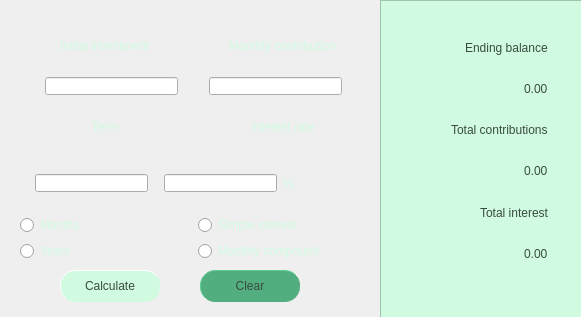
<?xml version="1.0" encoding="UTF-8"?>
<ui version="4.0">
 <class>Deposit</class>
 <widget class="QDialog" name="Deposit">
  <property name="geometry">
   <rect>
    <x>0</x>
    <y>0</y>
    <width>581</width>
    <height>317</height>
   </rect>
  </property>
  <property name="windowTitle">
   <string>Dialog</string>
  </property>
  <widget class="QWidget" name="verticalLayoutWidget">
   <property name="geometry">
    <rect>
     <x>20</x>
     <y>20</y>
     <width>349</width>
     <height>241</height>
    </rect>
   </property>
   <layout class="QVBoxLayout" name="layout_input">
    <item>
     <layout class="QHBoxLayout" name="horizontalLayout_7">
      <item alignment="Qt::AlignHCenter">
       <widget class="QLabel" name="label">
        <property name="styleSheet">
         <string notr="true">color: rgb(208, 251, 225);
font: 700 15pt &quot;Quicksand&quot;;</string>
        </property>
        <property name="text">
         <string>Initial investment</string>
        </property>
       </widget>
      </item>
      <item alignment="Qt::AlignHCenter">
       <widget class="QLabel" name="label_2">
        <property name="styleSheet">
         <string notr="true">color: rgb(208, 251, 225);
font: 700 15pt &quot;Quicksand&quot;;</string>
        </property>
        <property name="text">
         <string>Monthly contribution</string>
        </property>
       </widget>
      </item>
     </layout>
    </item>
    <item>
     <layout class="QHBoxLayout" name="horizontalLayout_6">
      <item>
       <widget class="QLineEdit" name="init_invest">
        <property name="sizePolicy">
         <sizepolicy hsizetype="Fixed" vsizetype="Fixed">
          <horstretch>0</horstretch>
          <verstretch>0</verstretch>
         </sizepolicy>
        </property>
        <property name="maximumSize">
         <size>
          <width>133</width>
          <height>16777215</height>
         </size>
        </property>
        <property name="styleSheet">
         <string notr="true">  color: rgb(208, 251, 225);
  font: 500 15pt &quot;Quicksand&quot;;
  padding-left: 5px; </string>
        </property>
        <property name="text">
         <string/>
        </property>
        <property name="alignment">
         <set>Qt::AlignRight|Qt::AlignTrailing|Qt::AlignVCenter</set>
        </property>
       </widget>
      </item>
      <item>
       <widget class="QLineEdit" name="monthly_contrib">
        <property name="sizePolicy">
         <sizepolicy hsizetype="Fixed" vsizetype="Fixed">
          <horstretch>0</horstretch>
          <verstretch>0</verstretch>
         </sizepolicy>
        </property>
        <property name="maximumSize">
         <size>
          <width>133</width>
          <height>16777215</height>
         </size>
        </property>
        <property name="styleSheet">
         <string notr="true">  color: rgb(208, 251, 225);
  font: 500 15pt &quot;Quicksand&quot;;
  padding-left: 5px; </string>
        </property>
        <property name="text">
         <string/>
        </property>
        <property name="alignment">
         <set>Qt::AlignRight|Qt::AlignTrailing|Qt::AlignVCenter</set>
        </property>
       </widget>
      </item>
     </layout>
    </item>
    <item>
     <layout class="QHBoxLayout" name="horizontalLayout_5">
      <item alignment="Qt::AlignHCenter">
       <widget class="QLabel" name="label_3">
        <property name="styleSheet">
         <string notr="true">color: rgb(208, 251, 225);
font: 700 15pt &quot;Quicksand&quot;;</string>
        </property>
        <property name="text">
         <string>Term</string>
        </property>
       </widget>
      </item>
      <item alignment="Qt::AlignHCenter">
       <widget class="QLabel" name="label_4">
        <property name="styleSheet">
         <string notr="true">color: rgb(208, 251, 225);
font: 700 15pt &quot;Quicksand&quot;;</string>
        </property>
        <property name="text">
         <string>Interest rate</string>
        </property>
       </widget>
      </item>
     </layout>
    </item>
    <item>
     <layout class="QHBoxLayout" name="horizontalLayout_4">
      <item>
       <spacer name="horizontalSpacer_2">
        <property name="orientation">
         <enum>Qt::Horizontal</enum>
        </property>
        <property name="sizeType">
         <enum>QSizePolicy::Fixed</enum>
        </property>
        <property name="sizeHint" stdset="0">
         <size>
          <width>15</width>
          <height>20</height>
         </size>
        </property>
       </spacer>
      </item>
      <item>
       <widget class="QLineEdit" name="term">
        <property name="sizePolicy">
         <sizepolicy hsizetype="Fixed" vsizetype="Fixed">
          <horstretch>0</horstretch>
          <verstretch>0</verstretch>
         </sizepolicy>
        </property>
        <property name="maximumSize">
         <size>
          <width>133</width>
          <height>16777215</height>
         </size>
        </property>
        <property name="styleSheet">
         <string notr="true">  color: rgb(208, 251, 225);
  font: 500 15pt &quot;Quicksand&quot;;
  padding-left: 5px; </string>
        </property>
        <property name="text">
         <string/>
        </property>
        <property name="alignment">
         <set>Qt::AlignRight|Qt::AlignTrailing|Qt::AlignVCenter</set>
        </property>
       </widget>
      </item>
      <item>
       <spacer name="horizontalSpacer_3">
        <property name="orientation">
         <enum>Qt::Horizontal</enum>
        </property>
        <property name="sizeType">
         <enum>QSizePolicy::Fixed</enum>
        </property>
        <property name="sizeHint" stdset="0">
         <size>
          <width>10</width>
          <height>20</height>
         </size>
        </property>
       </spacer>
      </item>
      <item>
       <widget class="QLineEdit" name="interest_rate">
        <property name="sizePolicy">
         <sizepolicy hsizetype="Fixed" vsizetype="Fixed">
          <horstretch>0</horstretch>
          <verstretch>0</verstretch>
         </sizepolicy>
        </property>
        <property name="maximumSize">
         <size>
          <width>133</width>
          <height>16777215</height>
         </size>
        </property>
        <property name="styleSheet">
         <string notr="true">  color: rgb(208, 251, 225);
  font: 500 15pt &quot;Quicksand&quot;;
  padding-left: 5px; </string>
        </property>
        <property name="text">
         <string/>
        </property>
        <property name="alignment">
         <set>Qt::AlignRight|Qt::AlignTrailing|Qt::AlignVCenter</set>
        </property>
       </widget>
      </item>
      <item>
       <widget class="QLabel" name="label_6">
        <property name="styleSheet">
         <string notr="true">  color: rgb(208, 251, 225);
  font: 500 15pt &quot;Quicksand&quot;;</string>
        </property>
        <property name="text">
         <string>%</string>
        </property>
       </widget>
      </item>
     </layout>
    </item>
    <item>
     <layout class="QHBoxLayout" name="horizontalLayout">
      <item>
       <layout class="QVBoxLayout" name="verticalLayout">
        <item>
         <widget class="QRadioButton" name="rb_months">
          <property name="styleSheet">
           <string notr="true">  color: rgb(208, 251, 225);
  font: 500 15pt &quot;Quicksand&quot;;</string>
          </property>
          <property name="text">
           <string>Months</string>
          </property>
         </widget>
        </item>
        <item>
         <widget class="QRadioButton" name="rb_years">
          <property name="styleSheet">
           <string notr="true">  color: rgb(208, 251, 225);
  font: 500 15pt &quot;Quicksand&quot;;</string>
          </property>
          <property name="text">
           <string>Years</string>
          </property>
         </widget>
        </item>
       </layout>
      </item>
      <item>
       <layout class="QVBoxLayout" name="verticalLayout_2">
        <item>
         <widget class="QRadioButton" name="rb_simple">
          <property name="styleSheet">
           <string notr="true">  color: rgb(208, 251, 225);
  font: 500 15pt &quot;Quicksand&quot;;</string>
          </property>
          <property name="text">
           <string>Simple interest</string>
          </property>
         </widget>
        </item>
        <item>
         <widget class="QRadioButton" name="rb_compound">
          <property name="styleSheet">
           <string notr="true">  color: rgb(208, 251, 225);
  font: 500 15pt &quot;Quicksand&quot;;</string>
          </property>
          <property name="text">
           <string>Monthly compound</string>
          </property>
         </widget>
        </item>
       </layout>
      </item>
     </layout>
    </item>
   </layout>
  </widget>
  <widget class="QPushButton" name="pb_calculate">
   <property name="geometry">
    <rect>
     <x>60</x>
     <y>270</y>
     <width>100</width>
     <height>32</height>
    </rect>
   </property>
   <property name="styleSheet">
    <string notr="true">

QPushButton {
background-color: rgb(208, 251, 225);
color: rgb(57, 75, 64);
  font: 500 15pt &quot;Quicksand&quot;;
border-radius: 15px;
border-style: solid;
border-top-color: white;
border-left-color: white;
border-bottom-color: rgb(208, 251, 225);
border-right-color: rgb(208, 251, 225);
border-width: 1px;
}

QPushButton::pressed { 
background-color: rgb(179, 218, 195);
border-style: solid;
border-top-color: rgb(179, 218, 195);
border-left-color: rgb(179, 218, 195);
border-bottom-color: rgb(208, 251, 225);
border-right-color: rgb(208, 251, 225);
border-width: 1px;
}

</string>
   </property>
   <property name="text">
    <string>Calculate</string>
   </property>
  </widget>
  <widget class="QPushButton" name="pb_clear">
   <property name="geometry">
    <rect>
     <x>200</x>
     <y>270</y>
     <width>100</width>
     <height>32</height>
    </rect>
   </property>
   <property name="styleSheet">
    <string notr="true">QPushButton {
  font: 500 15pt &quot;Quicksand&quot;;
border-radius: 15px;
background-color: rgb(83, 174, 127);
color: rgb(57, 75, 64);
border-style: solid;
border-top-color: rgb(94, 205, 149);
border-left-color: rgb(94, 205, 149);
border-bottom-color: rgb(83, 174, 127);
border-right-color: rgb(83, 174, 127);
border-width: 1px;
}

QPushButton::pressed { 
background-color: rgb(62, 135, 99);
border-style: solid;
border-top-color: rgb(62, 135, 99);
border-left-color:rgb(62, 135, 99);
border-bottom-color: rgb(94, 205, 149);
border-right-color: rgb(94, 205, 149);
border-width: 1px;
}


</string>
   </property>
   <property name="text">
    <string>Clear</string>
   </property>
  </widget>
  <widget class="QFrame" name="frame">
   <property name="geometry">
    <rect>
     <x>380</x>
     <y>0</y>
     <width>231</width>
     <height>441</height>
    </rect>
   </property>
   <property name="styleSheet">
    <string notr="true">background-color: rgb(208, 251, 225);</string>
   </property>
   <property name="frameShape">
    <enum>QFrame::StyledPanel</enum>
   </property>
   <property name="frameShadow">
    <enum>QFrame::Raised</enum>
   </property>
   <widget class="QWidget" name="verticalLayoutWidget_2">
    <property name="geometry">
     <rect>
      <x>20</x>
      <y>30</y>
      <width>161</width>
      <height>241</height>
     </rect>
    </property>
    <layout class="QVBoxLayout" name="layout_output">
     <item alignment="Qt::AlignRight">
      <widget class="QLabel" name="label_5">
       <property name="styleSheet">
        <string notr="true">color: rgb(57, 75, 64);
  font: 700 15pt &quot;Quicksand&quot;;
  padding-right: 10px; </string>
       </property>
       <property name="text">
        <string>Ending balance</string>
       </property>
      </widget>
     </item>
     <item alignment="Qt::AlignRight">
      <widget class="QLabel" name="res_end_balance">
       <property name="styleSheet">
        <string notr="true">color: rgb(57, 75, 64);
  font: 500 15pt &quot;Quicksand&quot;;
  padding-right: 10px; </string>
       </property>
       <property name="text">
        <string>0.00</string>
       </property>
      </widget>
     </item>
     <item alignment="Qt::AlignRight">
      <widget class="QLabel" name="label_7">
       <property name="styleSheet">
        <string notr="true">color: rgb(57, 75, 64);
  font: 700 15pt &quot;Quicksand&quot;;
  padding-right: 10px; </string>
       </property>
       <property name="text">
        <string>Total contributions</string>
       </property>
      </widget>
     </item>
     <item alignment="Qt::AlignRight">
      <widget class="QLabel" name="res_total_contribs">
       <property name="styleSheet">
        <string notr="true">color: rgb(57, 75, 64);
  font: 500 15pt &quot;Quicksand&quot;;
  padding-right: 10px; </string>
       </property>
       <property name="text">
        <string>0.00</string>
       </property>
      </widget>
     </item>
     <item alignment="Qt::AlignRight">
      <widget class="QLabel" name="label_9">
       <property name="styleSheet">
        <string notr="true">color: rgb(57, 75, 64);
  font: 700 15pt &quot;Quicksand&quot;;
  padding-right: 10px; </string>
       </property>
       <property name="text">
        <string>Total interest</string>
       </property>
       <property name="alignment">
        <set>Qt::AlignRight|Qt::AlignTrailing|Qt::AlignVCenter</set>
       </property>
      </widget>
     </item>
     <item alignment="Qt::AlignRight">
      <widget class="QLabel" name="res_total_interest">
       <property name="styleSheet">
        <string notr="true">color: rgb(57, 75, 64);
  font: 500 15pt &quot;Quicksand&quot;;
  padding-right: 10px; </string>
       </property>
       <property name="text">
        <string>0.00</string>
       </property>
      </widget>
     </item>
    </layout>
   </widget>
  </widget>
  <zorder>frame</zorder>
  <zorder>verticalLayoutWidget</zorder>
  <zorder>pb_calculate</zorder>
  <zorder>pb_clear</zorder>
 </widget>
 <resources/>
 <connections/>
</ui>
